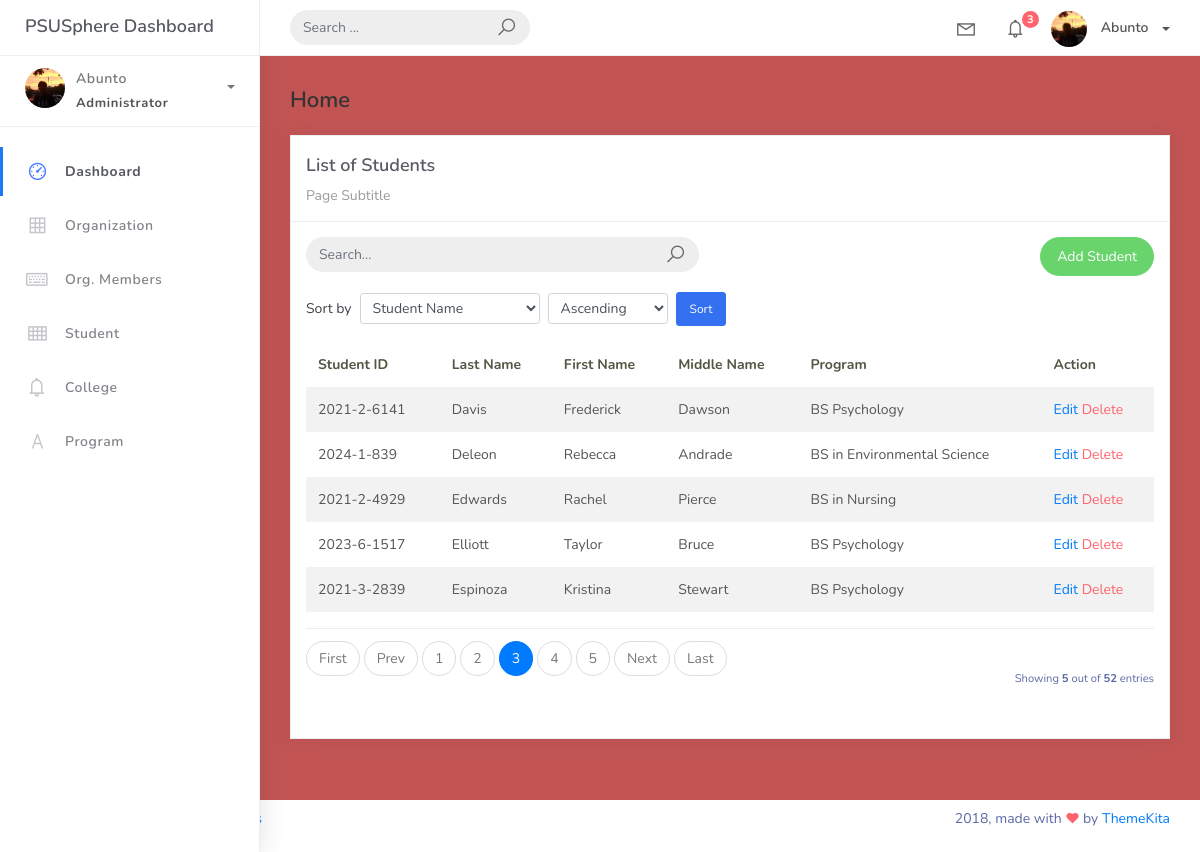
Before: /student_list?page=3 (signed in) with the older database file.
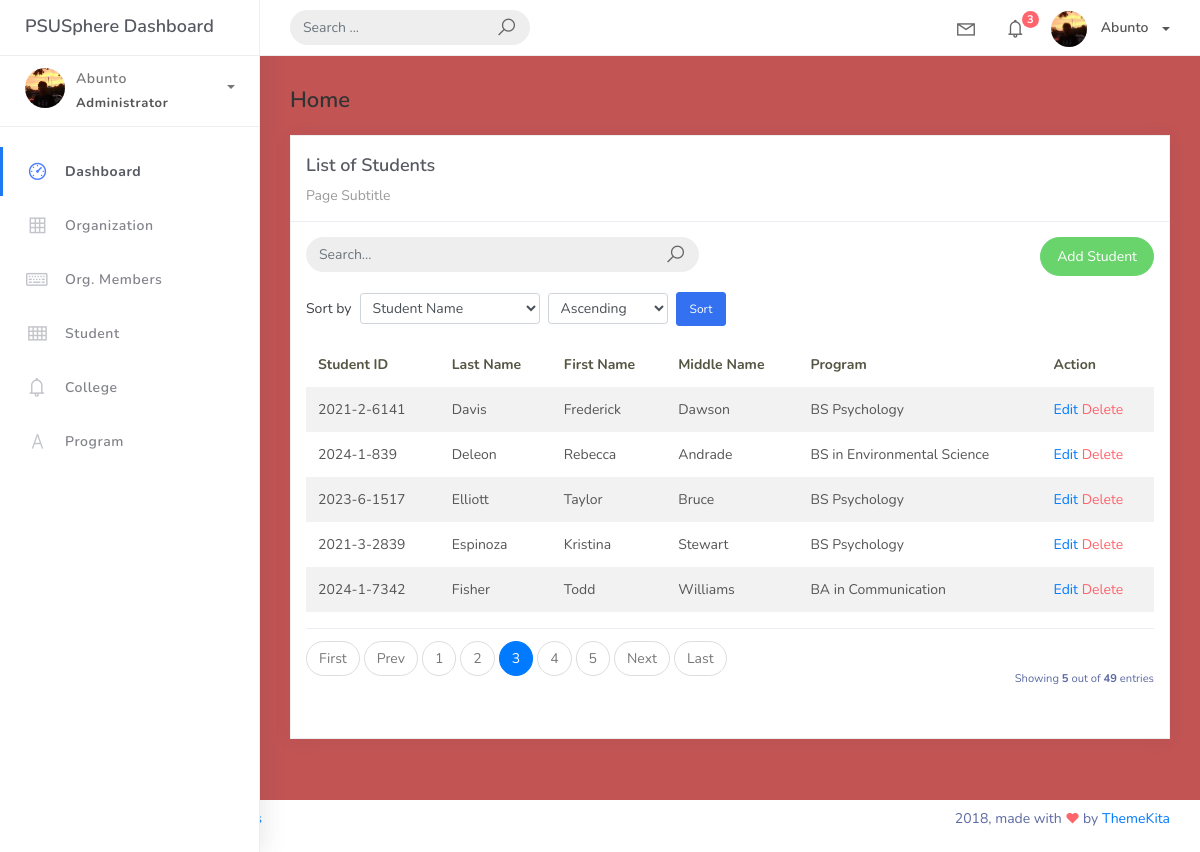
After: the same page with the newer database file.
### studentorg/models.py (models this page shows, shortened)
class BaseModel(models.Model):
    created_at = models.DateTimeField(auto_now_add=True, db_index=True)
    updated_at = models.DateTimeField(auto_now=True)
    class Meta:
       abstract = True

class Student(BaseModel):
  student_id = models.CharField(max_length=15)
  lastname = models.CharField(max_length=25)
  firstname = models.CharField(max_length=25)
  middlename = models.CharField(max_length=25, blank=True, null=True)
  program = models.ForeignKey(Program, on_delete=models.CASCADE)

class Program(BaseModel):
    prog_name = models.CharField(max_length=150)
    college = models.ForeignKey(College, on_delete=models.CASCADE)
    def __str__(self):
      return self.prog_name

### studentorg/views.py (the view, shortened to what this page needs)
# urls.py: path('student_list', StudentList.as_view(), name='student-list'),
class StudentList(ListView):
    model = Student
    context_object_name = 'home'
    template_name = 'student_list.html'
    paginate_by = 5
    def get_queryset(self, *args, **kwargs):
        qs = super(StudentList, self).get_queryset(*args, **kwargs)
        sort_by = self.request.GET.get("sort", "lastname")
        order = self.request.GET.get("order", "asc")
        prefix = "-" if order == "desc" else ""
        if sort_by == "student_id":
            qs = qs.order_by(f"{prefix}student_id")
        elif sort_by == "program":
            qs = qs.order_by(f"{prefix}program__prog_name")
        else:
            qs = qs.order_by(f"{prefix}lastname", f"{prefix}firstname")
        return qs

### templates/student_list.html (shortened to what this page needs)
{% extends 'base.html' %}
{% load static %}
{% block content %}
<div class="content">
    <div class="container-fluid">
        <h4 class="page-title">Home</h4>
        <div class="row">
            <div class="col-md-12">
                <div class="card">
                    <div class="card-header">
                        <div class="card-title">List of Students</div>
                        <div class="card-category">Page Subtitle</div>
                    </div>
                    <div class="card-body">
                        <div class="row">
                            <div class="col-md-6">
                                <form class="navbar-left navbar-form nav-search mr-md-3" action="{% url 'student-list' %}" method="get">
                                    <div class="input-group">
                                        <input type="text" placeholder="Search..." class="form-control" name="q" value="{{ request.GET.q }}"/>
                                        <div class="input-group-append">
                                            <span class="input-group-text">
                                                <i class="la la-search search-icon"></i>
                                            </span>
                                        </div>
                                    </div>
                                </form>
                            </div>
                            <div class="col-md-6">
                                <div class="pull-right">
                                    <a href="{% url 'student-add' %}" class="btn btn-success btn-rounded">Add Student</a>
                                </div>
                            </div>
                        </div>
                        <div class="row mt-3 mb-2">
                            <div class="col-md-12">
                                <form action="{% url 'student-list' %}" method="get" class="form-inline">
                                    <label class="mr-2">Sort by</label>
                                    <select name="sort" class="form-control form-control-sm mr-2" style="min-width: 180px;">
                                        <option value="lastname" {% if request.GET.sort == 'lastname' or not request.GET.sort %}selected{% endif %}>Student Name</option>
                                    </select>
                                    <select name="order" class="form-control form-control-sm mr-2" style="min-width: 120px;">
                                        <option value="asc" {% if request.GET.order == 'asc' or not request.GET.order %}selected{% endif %}>Ascending</option>
                                    </select>
                                    <button type="submit" class="btn btn-primary btn-sm">Sort</button>
                                </form>
                            </div>
                        </div>
                        <table class="table table-striped mt-3">
                            <thead>
                                <tr>
                                    <th scope="col">Student ID</th>
                                    <th scope="col">Last Name</th>
                                    <th scope="col">First Name</th>
                                    <th scope="col">Middle Name</th>
                                    <th scope="col">Program</th>
                                    <th scope="col">Action</th>
                                </tr>
                            </thead>
                            <tbody>
                                {% for object in object_list %}
                                <tr>
                                    <td>{{ object.student_id }}</td>
                                    <td>{{ object.lastname }}</td>
                                    <td>{{ object.firstname }}</td>
                                    <td>{{ object.middlename }}</td>
                                    <td>{{ object.program }}</td>
                                    <td>
                                        <a href="student_list/{{ object.id}}">Edit</a>
                                        <a href="student_list/{{ object.id }}/delete" class="text-danger">Delete</a>
                                    </td>
                                </tr>
                                {% empty %}
                                <tr>
                                    <td colspan="4" style="text-align: center">
                                    <p class="text-sm font-weight-bold mb-0">No Records Found</p>
                                    </td>
                                </tr>
                                {% endfor %}
                            </tbody>
                        </table>
                        {% include 'includes/pagination.html' %}
                    </div>
                </div>
            </div>
        </div>
    </div>
</div>
{% endblock %}

### templates/base.html (shortened to what this page needs)
{% load static %}
<!DOCTYPE html>
<html>
<head>
	<link rel="stylesheet" href="{% static 'css/bootstrap.min.css' %}">
	<link rel="stylesheet" href="{% static 'css/ready.css' %}">
	<link rel="stylesheet" href="{% static 'css/demo.css' %}">
</head>
<body>
	<div class="wrapper">
		<div class="main-header">
			<div class="logo-header">
				<a href="{% url 'home' %}" class="logo">
					PSUSphere Dashboard
				</a>
			</div>
			<nav class="navbar navbar-header navbar-expand-lg">
				<div class="container-fluid">
					<form class="navbar-left navbar-form nav-search mr-md-3" action="">
						<div class="input-group">
							<input type="text" placeholder="Search ..." class="form-control">
							<div class="input-group-append">
								<span class="input-group-text">
									<i class="la la-search search-icon"></i>
								</span>
							</div>
						</div>
					</form>
					<ul class="navbar-nav topbar-nav ml-md-auto align-items-center">
						<li class="nav-item dropdown hidden-caret">
							<a class="nav-link dropdown-toggle" href="#" id="navbarDropdown" role="button"
								data-toggle="dropdown" aria-haspopup="true" aria-expanded="false">
								<i class="la la-envelope"></i>
							</a>
						</li>
						<li class="nav-item dropdown hidden-caret">
							<a class="nav-link dropdown-toggle" href="#" id="navbarDropdown" role="button"
								data-toggle="dropdown" aria-haspopup="true" aria-expanded="false">
								<i class="la la-bell"></i>
								<span class="notification">3</span>
							</a>
						</li>
						<li class="nav-item dropdown">
							<a class="dropdown-toggle profile-pic" data-toggle="dropdown" href="#"
								aria-expanded="false">
								<img src="{% static "img/Ako.jpg" %}" alt="user-img"
									width="36" class="img-circle">
								<span>Abunto</span></span>
							</a>
						</li>
					</ul>
				</div>
			</nav>
		</div>
		<div class="sidebar">
			<div class="scrollbar-inner sidebar-wrapper">
				<div class="user">
					<div class="photo">
					</div>
					<div class="info">
						<a class="" data-toggle="collapse" href="#collapseExample" aria-expanded="true">
							<span>
								Abunto
								<span class="user-level">Administrator</span>
								<span class="caret"></span>
							</span>
						</a>
					</div>
				</div>
				<ul class="nav">
					<li class="nav-item active">
						<a href="{% url 'index' %}">
							<i class="la la-dashboard"></i>
							<p>Dashboard</p>
						</a>
					</li>
					<li class="nav-item">
						<a href="{% url 'organization-list' %}">
							<i class="la la-table"></i>
							<p>Organization</p>
						</a>
					</li>
					<li class="nav-item">
						<a href="{% url 'organization-mem-list' %}">
							<i class="la la-keyboard-o"></i>
							<p>Org. Members</p>
						</a>
					</li>
					<li class="nav-item">
						<a href="{% url 'student-list' %}">
							<i class="la la-th"></i>
							<p>Student</p>
						</a>
					</li>
					<li class="nav-item">
						<a href="{% url 'college-list' %}">
							<i class="la la-bell"></i>
							<p>College</p>
						</a>
					</li>
					<li class="nav-item">
						<a href="{% url 'program-list' %}">
							<i class="la la-font"></i>
							<p>Program</p>
						</a>
					</li>
				</ul>
			</div>
		</div>
		<div class="main-panel">
			{% block content %}
			{% endblock %}
		</div>
		<footer class="footer">
			<div class="container-fluid">
				<nav class="pull-left">
					<ul class="nav">
						<li class="nav-item">
							<a class="nav-link" href="http://www.themekita.com">
							</a>
						</li>
						<li class="nav-item">
							<a class="nav-link" href="#">
							</a>
						</li>
						<li class="nav-item">
							<a class="nav-link" href="https://themewagon.com/license/#free-item">
							</a>
						</li>
					</ul>
				</nav>
				<div class="copyright ml-auto">
					2018, made with <i class="la la-heart heart text-danger"></i> by <a
						href="http://www.themekita.com">ThemeKita</a>
				</div>
			</div>
		</footer>
	</div>
</body>
</html>

### templates/includes/pagination.html (shortened to what this page needs)
{% if is_paginated %}
<div class="card-footer px-0 border-0 d-flex flex-column flex-lg-row align-items-center justify-content-between mt-3">
    <nav aria-label="Topics pagination" class="mb-4">
        <ul class="pagination">
            {% if page_obj.number > 1 %}
            <li class="page-item">
                <a class="page-link" href="?page=1">First</a>
            </li>
            {% else %}
            <li class="page-item disabled">
                <span class="page-link">First</span>
            </li>
            {% endif %} {% if page_obj.has_previous %}
            <li class="page-item">
                <a class="page-link" href="?page={{ page_obj.previous_page_number }}">Prev</a>
            </li>
            {% else %}
            <li class="page-item disabled">
                <span class="page-link">Prev</span>
            </li>
            {% endif %} {% for page_num in paginator.page_range %} {% if page_obj.number == page_num %}
            <li class="page-item active">
                <span class="page-link">
                    {{ page_num }}
                </span>
            </li>
            {% elif page_num > page_obj.number|add:'-3' and page_num < page_obj.number|add:'3' %}
            <li class="page-item">
                <a class="page-link" href="?page={{ page_num }}">{{ page_num }}</a>
            </li>
            {% endif %}
            {% endfor %}
            {% if page_obj.has_next %}
            <li class="page-item">
                <a class="page-link" href="?page={{ page_obj.next_page_number }}">Next</a>
            </li>
            {% else %}
            <li class="page-item disabled">
                <span class="page-link">Next</span>
            </li>
            {% endif %}
            {% if page_obj.number != paginator.num_pages %}
            <li class="page-item">
                <a class="page-link" href="?page={{ paginator.num_pages }}">Last</a>
            </li>
            {% else %}
            <li class="page-item disabled">
                <span class="page-link">Last</span>
            </li>
            {% endif %}
        </ul>
    </nav>
    <div class="fw-normal small mt-4 mt-lg-0">Showing <b>{{ object_list.count }}</b> out of <b>{{ paginator.count }}</b> entries</div>
</div>
{% endif %}

Changed rows visible on the page:
removed Student: student_id "2021-2-4929", lastname "Edwards", firstname "Rachel", middlename "Pierce", program "BS in Nursing"
now on this page (row unchanged): Student: student_id "2024-1-7342", lastname "Fisher", firstname "Todd", middlename "Williams", program "BA in Communication"
Other visible differences:
{{ paginator.count }}: "52" → "49"
